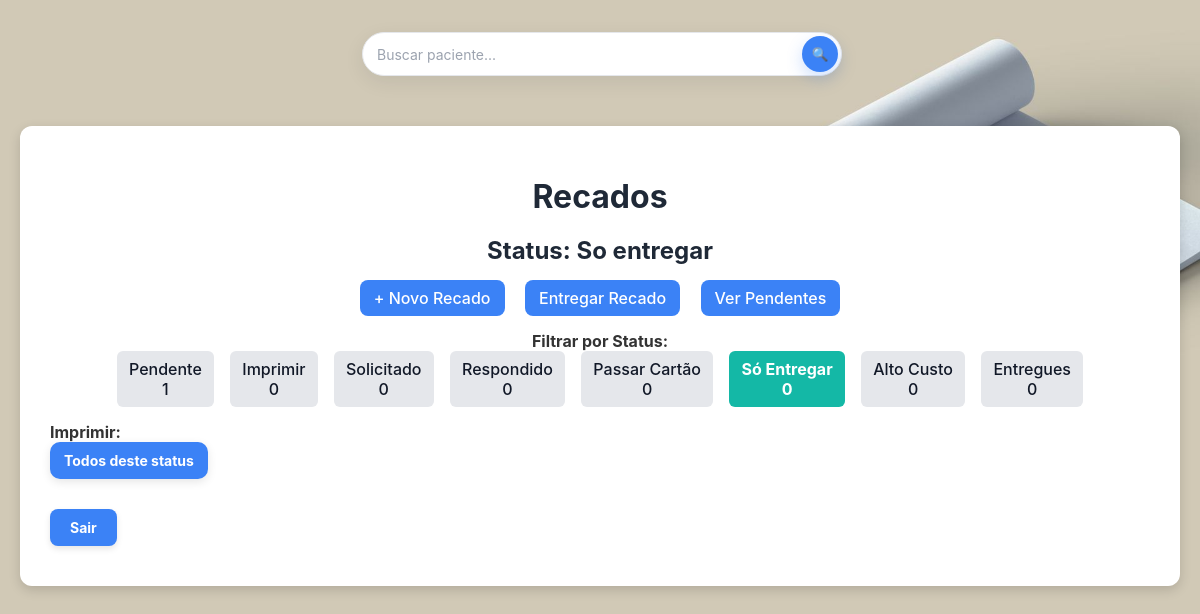
/listar?status=so_entregar (signed in), run on an earlier commit of the app's database.
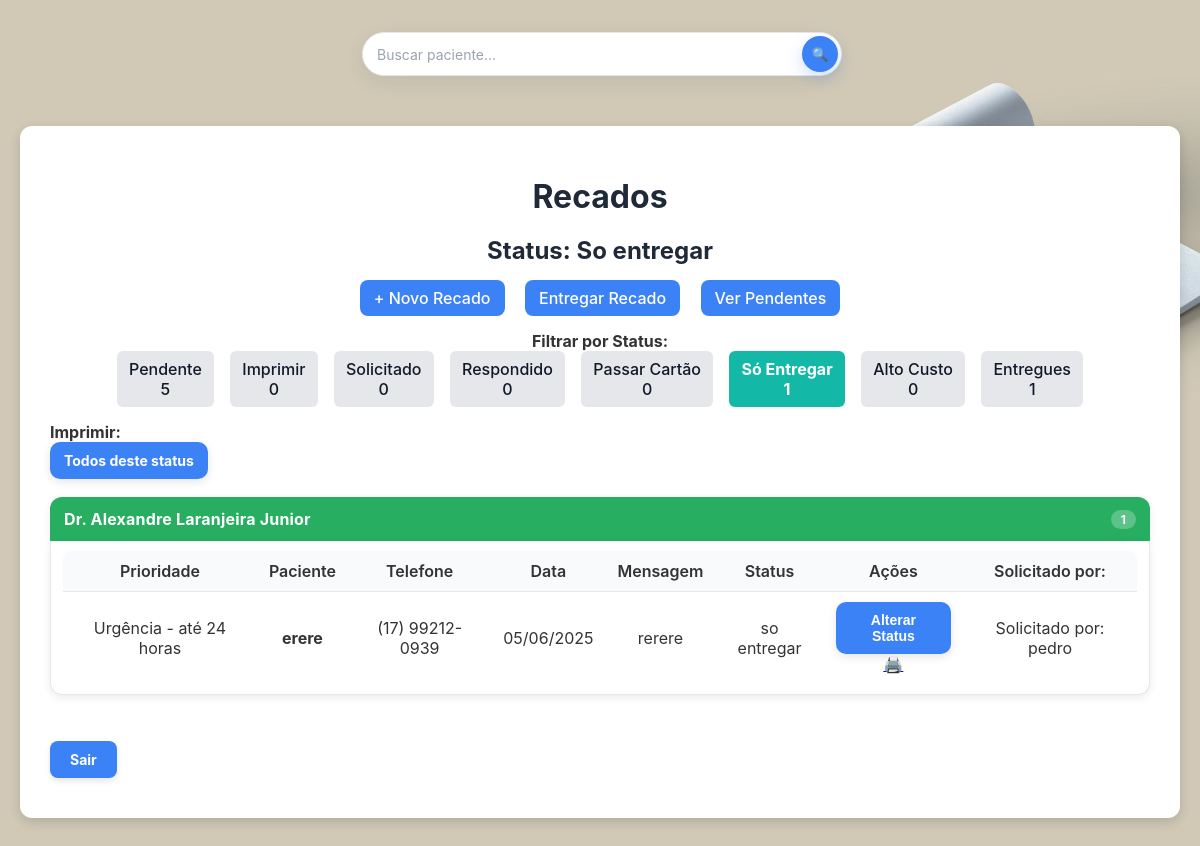
And on a later commit of the database.
### tables this page shows
CREATE TABLE recados (
            id INTEGER PRIMARY KEY AUTOINCREMENT,
            medico TEXT NOT NULL,
            prioridade TEXT NOT NULL,
            nome_paciente TEXT NOT NULL,
            data_nascimento TEXT NOT NULL,
            telefone TEXT NOT NULL,
            convenio TEXT,
            descricao TEXT,
            status TEXT DEFAULT 'pendente',
            usuario TEXT NOT NULL,
            data_cadastro TEXT NOT NULL
        , finalizado_por TEXT);

### rotas/responsavel.py (the view)
    @responsavel_bp.route('/listar', endpoint='listar')
    @login_requerido(['responsavel'])
    def listar():
        status = request.args.get('status', 'pendente')
        busca  = request.args.get('busca', '').strip()
        conexao = conectar_banco()
        cursor = conexao.cursor()
        if busca:
            like = f"%{busca}%"
            cursor.execute("""
                SELECT *
                FROM recados
                WHERE nome_paciente LIKE ? COLLATE NOCASE
                ORDER BY medico, data_cadastro DESC
            """, (like,))
            recados = cursor.fetchall()
            cursor.execute("""
                SELECT status, COUNT(*) AS total
                FROM recados
                WHERE nome_paciente LIKE ? COLLATE NOCASE
                GROUP BY status
            """, (like,))
            contagem_por_status_filtrado = {row['status']: row['total'] for row in cursor.fetchall()}
            cursor.execute("SELECT status, COUNT(*) AS total FROM recados GROUP BY status")
            contagem_por_status = {row['status']: row['total'] for row in cursor.fetchall()}
        else:
            cursor.execute("""
                SELECT *
                FROM recados
                WHERE status = ?
                ORDER BY medico, data_cadastro DESC
            """, (status,))
            recados = cursor.fetchall()
            cursor.execute("SELECT status, COUNT(*) AS total FROM recados GROUP BY status")
            contagem_por_status = {row['status']: row['total'] for row in cursor.fetchall()}
            contagem_por_status_filtrado = None  # não há busca
        recados_por_medico = {}
        for recado in recados:
            medico = recado['medico']
            recados_por_medico.setdefault(medico, []).append(recado)
        quantidades_por_medico = {medico: len(lista) for medico, lista in recados_por_medico.items()}
        cores_por_medico = {
            "Dr. Andre Salotto Rocha": "#3498db",
            "Dr. Fabiano Morais Nogueira": "#1abc9c",
            "Dr. Mario Jose Goes": "#3fdf0e",
            "Dr. Dionei Freitas de Morais": "#e67e22",
            "Dr. Felipe Oliveira Rodrigues": "#f546dd",
            "Dra. Raysa Moreira Aprigio": "#8e44ad",
            "Dr. Eduardo Carlos da Silva": "#e74c3c",
            "Dr. Lucas Crociati Meguins": "#16a085",
            "Dr. Sergio Luiz Ramin": "#f39c12",
            "Dr. Carlos Rocha": "#2c3e50",
            "Dr. Luis Fernando": "#141414",
            "Dr. Linoel Curado Valsechi": "#c0392b",
            "Dr. Ricardo Lourenço Caramanti": "#2980b9",
            "Dr. Alexandre Laranjeira Junior": "#27ae60",
            "Dr. Caique Alberto Dosualdo": "#d35400",
            "Dr. Demosthenes Santana": "#34495e",
            "Dr. Matheus Laurenti": "#0ef8c9",
            "Dr. Vinicius Reis": "#0A0124",
            "Dr. Sebastiao Silva": "#410000",
            "Dr. Guilherme Perassa Gasque": "#022400",
            "Dr. Fernando Filipe": "#033609",
            "Dr. Antonio Carlos Pirolla Filho": "#033D09",
            "Dra. Gyovana Campanari": "#1E0122",
            "Dr. Luis Guilherme Ronchi": "#2E0281",
            "Dr. Rodolfo Vieira Fontenele": "#1D05A5"
        }
        conexao.close()
        return render_template(
            'listar.html',
            recados_por_medico=recados_por_medico,
            status=status,
            cores=cores_por_medico,
            quantidades_por_medico=quantidades_por_medico,
            contagem_por_status=contagem_por_status,
            contagem_por_status_filtrado=contagem_por_status_filtrado,  # <<< NOVO
            busca=busca  # opcional: útil para manter o termo no campo
        )

### app.py (called while the page is built)
def conectar_banco():
    conexao = sqlite3.connect('recados.db')
    conexao.row_factory = sqlite3.Row
    return conexao

def login_requerido(perfis_permitidos):
    from functools import wraps
    from flask import redirect, url_for, flash
    def decorador(func):
        @wraps(func)
        def wrapper(*args, **kwargs):
            if 'usuario' not in session or session.get('perfil') not in perfis_permitidos:
                flash("Faça login para acessar essa página.", "warning")
                return redirect(url_for('comuns.login'))
            return func(*args, **kwargs)
        return wrapper
    return decorador

@app.template_filter('format_data')
def formatar_data_br(data_str):
    try:
        data_obj = datetime.strptime(data_str, '%Y-%m-%d %H:%M:%S')
        return data_obj.strftime('%d/%m/%Y')
    except:
        return data_str

### templates/listar.html (shortened to what the changed rows need)
<!DOCTYPE html>
<html lang="pt-br">
  <head>
    <link
      rel="stylesheet"
      href="{{ url_for('static', filename='css/listar.css') }}"
    />
  </head>
  <body class="fundo">
    <div class="container">
      <h1>Recados</h1>
      <h2>
        Status: {% if status == 'entregue' %}Entregue {% else %}{{
        status.replace('_', ' ')|capitalize }} {% endif %}
      </h2>
      <div class="menu">
        <a href="{{ url_for('comuns.cadastro_recado') }}">+ Novo Recado</a>
        <a href="{{ url_for('comuns.entregar_recado') }}">Entregar Recado</a>
        <a href="{{ url_for('responsavel.listar', status='pendente') }}">Ver Pendentes</a>
      </div>
      <div class="status-filtro">
        <strong>Filtrar por Status:</strong><br />
        <a
          href="{{ url_for('responsavel.listar', status='pendente') }}"
          class="{% if status == 'pendente' %}ativo pendente{% endif %}"
        >
          Pendente
          {% set contador = (contagem_por_status_filtrado or contagem_por_status) %}
          <div class="badge-contador">
            {{ contador.get('pendente', 0) }}
          </div>
        </a>
        <a
          href="{{ url_for('responsavel.listar', status='imprimir') }}"
          class="{% if status == 'imprimir' %}ativo imprimir{% endif %}"
        >
          {% set contador = (contagem_por_status_filtrado or contagem_por_status) %}
        </a>
        <a
          href="{{ url_for('responsavel.listar', status='solicitado_ao_medico') }}"
          class="{% if status == 'solicitado_ao_medico' %}ativo solicitado_ao_medico{% endif %}"
        >
          {% set contador = (contagem_por_status_filtrado or contagem_por_status) %}
        </a>
        <a
          href="{{ url_for('responsavel.listar', status='respondido') }}"
          class="{% if status == 'respondido' %}ativo respondido{% endif %}"
        >
          {% set contador = (contagem_por_status_filtrado or contagem_por_status) %}
        </a>
        <a
          href="{{ url_for('responsavel.listar', status='passar_cartao') }}"
          class="{% if status == 'passar_cartao' %}ativo passar_cartao{% endif %}"
        >
          {% set contador = (contagem_por_status_filtrado or contagem_por_status) %}
        </a>
        <a
          href="{{ url_for('responsavel.listar', status='so_entregar') }}"
          class="{% if status == 'so_entregar' %}ativo so_entregar{% endif %}"
        >
          Só Entregar
          {% set contador = (contagem_por_status_filtrado or contagem_por_status) %}
          <div class="badge-contador">
            {{ contador.get('so_entregar', 0) }}
          </div>
        </a>
        <a
          href="{{ url_for('responsavel.listar', status='alto_custo') }}"
          class="{% if status == 'alto_custo' %}ativo alto_custo{% endif %}"
        >
          {% set contador = (contagem_por_status_filtrado or contagem_por_status) %}
        </a>
        <a
          href="{{ url_for('responsavel.listar', status='entregue') }}"
          class="{% if status == 'entregue' %}ativo finalizado{% endif %}"
        >
          Entregues
          {% set contador = (contagem_por_status_filtrado or contagem_por_status) %}
          <div class="badge-contador">
            {{ contador.get('entregue', 0) }}
          </div>
        </a>
      </div>
      <div class="imprimir-bloco">
        <strong>Imprimir:</strong><br />
        <a
          href="{{ url_for('responsavel.imprimir', status=status) }}"
          class="btn-imprimir-status {{ status }}"
          >Todos deste status</a
        >
      </div>
      {% for medico, recados_medico in recados_por_medico.items() %}
      <button
        class="accordion"
        style="background-color: {{ cores.get(medico, '#3498db') }}"
      >
        {{ medico }}
        <span class="badge-contador">{{ quantidades_por_medico[medico] }}</span>
      </button>
      <div class="panel">
        <table>
          <thead>
            <tr>
              <th>Prioridade</th>
              <th>Paciente</th>
              <th>Telefone</th>
              <th class="coluna-data">Data</th>
              <th>Mensagem</th>
              <th>Status</th>
              <th>Ações</th>
              <th>Solicitado por:</th>
            </tr>
          </thead>
          <tbody>
            {% for r in recados_medico %}
            <tr>
              <td><span class="prioridade">{{ r['prioridade'] }}</span></td>
              <td>
                <a
                  href="{{ url_for('responsavel.detalhar_recado', id=r['id']) }}"
                  class="btn-paciente"
                  title="{{ r['nome_paciente'] }}"
                >
                  {{ r['nome_paciente'] }}
                </a>
              </td>
              <td>{{ r['telefone'] }}</td>
              <td>{{ r['data_cadastro']|format_data }}</td>
              <td>
                <span class="mensagem-preview">{{ r['descricao'] }}</span>
              </td>
              <td>
                <span class="status {{ r['status']|replace(' ', '_') }}">
                  {% if r['status'] == 'entregue' %} Entregue {% else %} {{
                  r['status'].replace('_', ' ') }} {% endif %}
                </span>
              </td>
              <td>
                <div class="dropdown">
                  <button class="dropbtn">Alterar Status</button>
                </div>
                <a
                  href="{{ url_for('responsavel.imprimir_recado', id=r['id']) }}"
                  class="btn-imprimir"
                  title="Imprimir recado"
                  >🖨️</a
                >
              </td>
              <td>
                Solicitado por: {{ r['usuario'] }}<br />
              </td>
            </tr>
            {% endfor %}
          </tbody>
        </table>
      </div>
      {% endfor %}
      <div class="footer-links">
        <a href="{{ url_for('comuns.logout') }}" class="btn-sair">Sair</a>
      </div>
    </div>
  </body>
</html>

What changed in the data, as far as the page shows it:
now on this page (row edited): recados: medico "Dr. Alexandre Laranjeira Junior", medico "1", prioridade "Urgência - até 24 horas", nome_paciente "erere", telefone "(17) 99212-0939", data_cadastro "05/06/2025", descricao "rerere", status.replace "so entregar", usuario "pedro"
Also different on the page:
{{ contador.get('pendente', 0) }}: "1" → "5"
{{ contador.get('so_entregar', 0) }}: "0" → "1"
{{ contador.get('entregue', 0) }}: "0" → "1"
